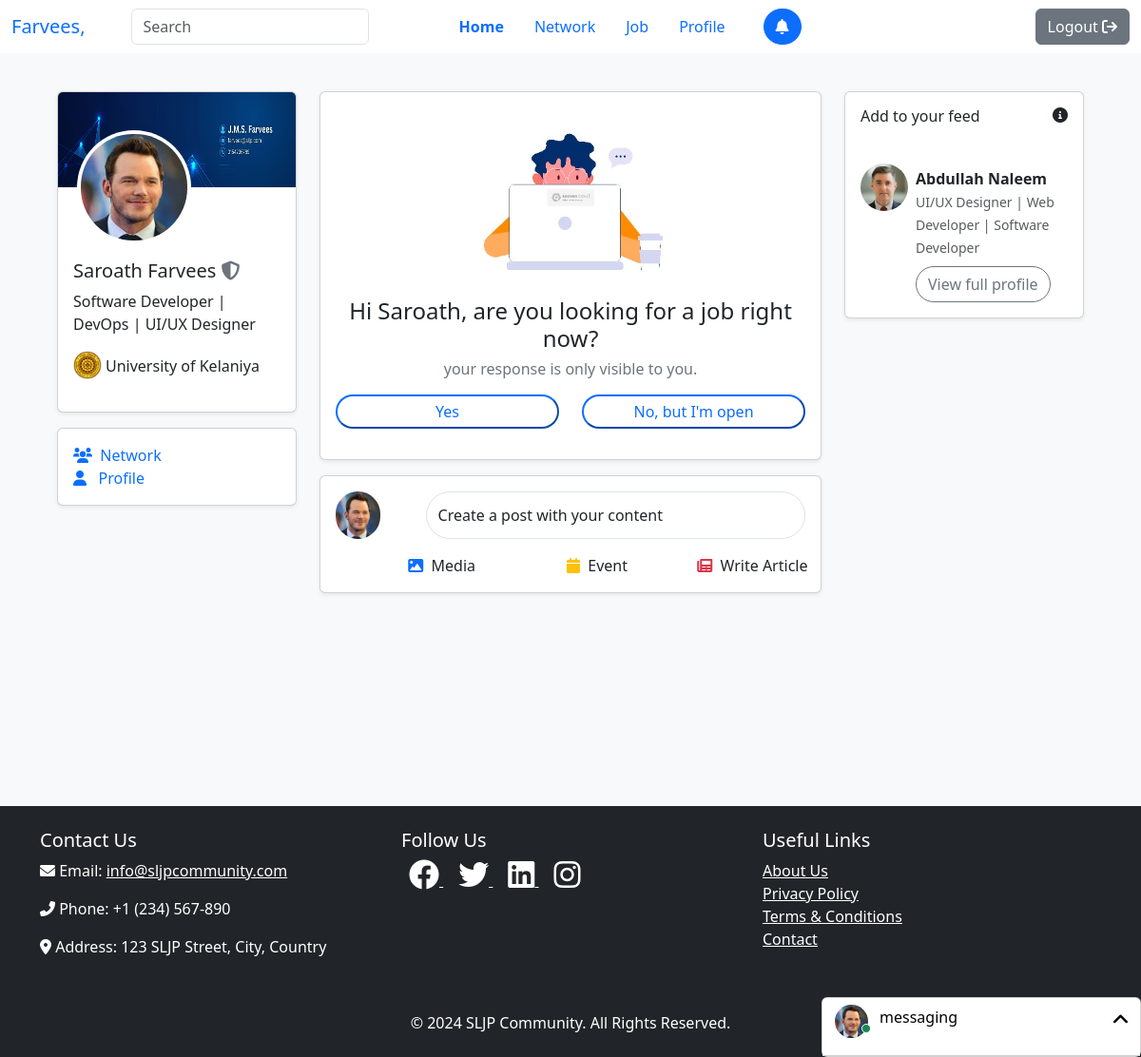
Screenshot of /seeker (signed in) with the database file from the repository.
### tables this page shows
CREATE TABLE IF NOT EXISTS `user` (
  `id` int NOT NULL AUTO_INCREMENT,
  `first` varchar(100) NOT NULL,
  `last` varchar(100) DEFAULT NULL,
  `username` varchar(100) DEFAULT NULL,
  `password` varchar(100) NOT NULL,
  `email` varchar(100) DEFAULT NULL,
  `contact` varchar(20) DEFAULT NULL,
  `gender` enum('Male','Female') DEFAULT 'Male',
  `dob` date NOT NULL,
  `address` text,
  `profile` varchar(256) DEFAULT 'default.jpg',
  `cover` varchar(256) DEFAULT 'default.jpg',
  `nic` varchar(20) DEFAULT NULL,
  `role` enum('seeker','provider','admin') DEFAULT NULL,
  `status` enum('Open','Hire','None') DEFAULT 'None',
  `headline` varchar(512) DEFAULT 'N/A',
  `show_school` enum('show','hide') DEFAULT 'show',
  PRIMARY KEY (`id`),
  UNIQUE KEY `username` (`username`),
  UNIQUE KEY `email` (`email`),
  UNIQUE KEY `contact` (`contact`),
  UNIQUE KEY `nic` (`nic`)
);

CREATE TABLE IF NOT EXISTS `university` (
  `id` int NOT NULL AUTO_INCREMENT,
  `name` varchar(100) DEFAULT NULL,
  `logo` varchar(100) NOT NULL,
  PRIMARY KEY (`id`),
  UNIQUE KEY `name` (`name`)
);

### view/seekers/index.php (shortened to what the rows shown need)
<div class="container-fluid mt-5 min-vh-100 bg-light">
    <div class="p-5">
        <div class="row g-4">
            <div class="col-12 col-md-3">
                <div class="card align-self-start shadow-sm mb-3">
                    <div class="card-body">
                        <h5 class="card-title">
                            <?php echo ucfirst($_SESSION['fname']) . " " . ucfirst($_SESSION['lname']); ?>&nbsp;<i
                                class="fa fa-shield text-secondary"></i>
                        </h5>
                        <?php
                        $headline = "";
                        $users = $this->userModel->getUserInfo($_SESSION['id']);
                        while ($user = $users->fetch_assoc()) {
                            $educations = $this->educationModel->getEducation($user['id']);
                            $uni_info = null;
                            $headline = $user['headline'];
                            while ($education = $educations->fetch_assoc()) {
                                $universities = $this->universityModel->getUniversity($education['institude']);
                                while ($university = $universities->fetch_assoc()) {
                                    $uni_info = $university;
                                }
                            }
                            if ($user['headline'] != 'N/A') {
                                ?>
                                <p><?php echo $user['headline']; ?></p>
                                <div class="d-flex">
                                    <img src="/assets/images/university/<?php echo $uni_info['logo']; ?>" width="30" height="30"
                                        class="rounded-circle">
                                    <p class="p-1"><?php echo $uni_info['name']; ?></p>
                                </div>
                                <?php
                            } else {
                                ?>
                                <a href="/seeker/profile" class="text-decoration-none">
                                    <small class="text-muted">Edit Profile&nbsp;&nbsp;
                                        <i class="fa fa-pen"></i></small></a>
                                <?php
                            }
                        }
                        ?>
                    </div>
                </div>
            </div>
            <div class="col-12 col-md-3">
                <div class="card align-self-start shadow-sm">
                    <div class="card-body p-0">
                        <?php
                        $heads = explode("|", $headline);
                        $users = $this->userModel->getUsersByHeadlineMatching(array_map('trim', $heads));
                        while ($user = $users->fetch_assoc()) {
                            if ($user['id'] != $_SESSION['id'] && !$this->followerModel->isFollower($_SESSION['id'], $user['id'])) {
                                ?>
                                <div class="d-flex p-3">
                                    <img src="/assets/images/user/<?php echo $user['profile']; ?>" width="50" height="50"
                                        class="rounded-circle" alt="">
                                    <div class="ms-2 pt-1">
                                        <strong>
                                            <?php echo ucfirst($user['first']) . " " . ucfirst($user['last']); ?>
                                        </strong><br>
                                        <small class="text-muted"><?php echo $user['headline']; ?></small><br>
                                        <a class="btn btn-outline-secondary rounded-5 mt-2"
                                            href="/search/result?id=<?php echo $user['id']; ?>">View full profile</a>
                                    </div>
                                </div>
                                <?php
                            }
                        }
                        ?>
                    </div>
                </div>
            </div>
        </div>
    </div>
</div>

### rows the page displays
user: headline "Software Developer | DevOps | UI/UX Designer", university.logo (picture), university.name "University of Kelaniya"
user: profile (picture), first "Abdullah", last "Naleem", headline "UI/UX Designer | Web Developer | Software Developer"

### other values shown
$_SESSION["lname"] "Farvees"
$_SESSION['fname'] "Saroath"
$_SESSION['lname'] "Farvees"
